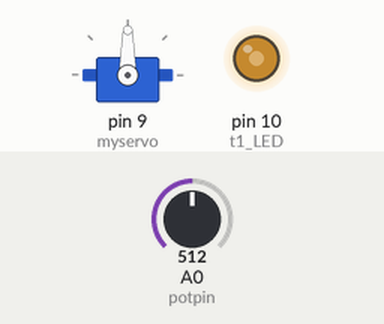
Recording of a sketch running on a simulated Arduino Uno, built with avr-gcc and run on an emulated ATmega328P. On the bench: servo, output pins drawn as LEDs (lit = HIGH). Inputs (shaded band) come from the test bench; at power-on: A0 (potpin) = 512.

Above: at 1.2 s.
1.3 s: A0 (potpin) set to 716
At 2.5 s:
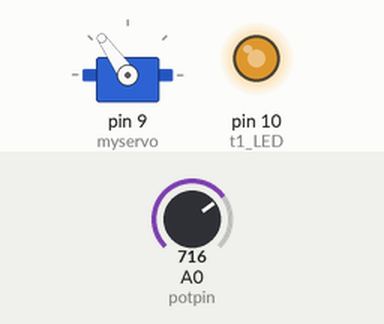
2.8 s: A0 (potpin) set to 900
At 4.0 s:
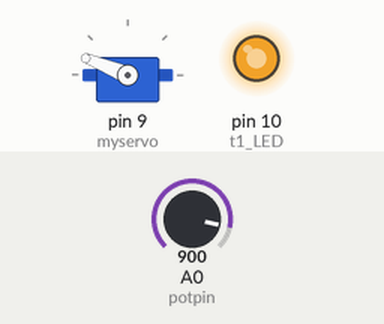
4.3 s: A0 (potpin) set to 1023
At 5.5 s:
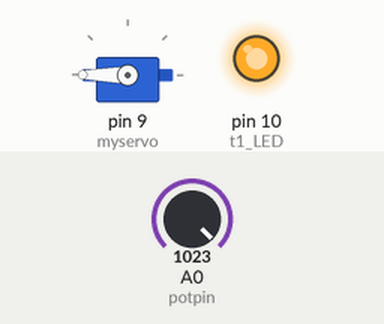
5.8 s: A0 (potpin) set to 306
At 6.2 s:
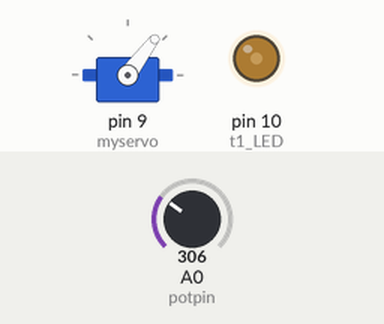
7.3 s: A0 (potpin) set to 122
At 8.3 s:
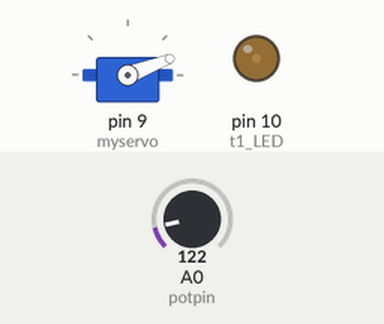
Timing chart, 0 to 9.8 s (numbered marks = the images above; inputs shaded):
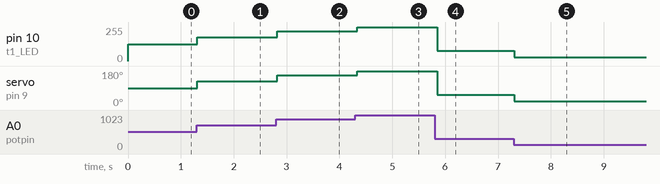

The sketch:

control_LED_servo.ino
```cpp
#include <Servo.h>

Servo myservo;

const int t1_LED = 10;
int potpin = A0;

void setup() {
  myservo.attach(9);
  pinMode (t1_LED, OUTPUT);
}


void loop() {
  int servo_1 = map(analogRead(potpin), 0, 1023, 0, 180);
  int bright = map(analogRead(potpin), 0, 1023, 0, 255);

  myservo.write(servo_1);
  analogWrite(10, bright);
  delay(50);
}
```

Measured:
- after the input at 1.3 s, pin 10 (t1_LED): 127/255 → 178/255 at once; servo on pin 9 (myservo): 90° → 125° at once
- after the input at 2.8 s, pin 10 (t1_LED): 178/255 → 224/255 at once; servo on pin 9 (myservo): 125° → 158° at once
- after the input at 4.3 s, pin 10 (t1_LED): 224/255 → 255/255 at once; servo on pin 9 (myservo): 158° → 180° at once
- after the input at 5.8 s, pin 10 (t1_LED): 255/255 → 76/255 after 0.05 s; servo on pin 9 (myservo): 180° → 53° after 0.05 s
- after the input at 7.3 s, pin 10 (t1_LED): 76/255 → 30/255 at once; servo on pin 9 (myservo): 53° → 21° at once
